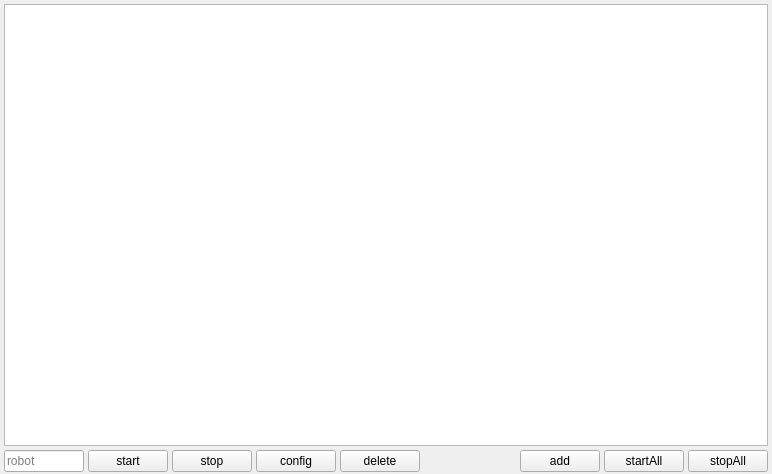
<?xml version="1.0" encoding="UTF-8"?>
<ui version="4.0">
 <class>RobotForm</class>
 <widget class="QWidget" name="RobotForm">
  <property name="geometry">
   <rect>
    <x>0</x>
    <y>0</y>
    <width>772</width>
    <height>474</height>
   </rect>
  </property>
  <property name="windowTitle">
   <string>Form</string>
  </property>
  <layout class="QVBoxLayout" name="verticalLayout">
   <property name="spacing">
    <number>4</number>
   </property>
   <property name="leftMargin">
    <number>4</number>
   </property>
   <property name="topMargin">
    <number>4</number>
   </property>
   <property name="rightMargin">
    <number>4</number>
   </property>
   <property name="bottomMargin">
    <number>2</number>
   </property>
   <item>
    <widget class="QTableWidget" name="tableWidget"/>
   </item>
   <item>
    <layout class="QHBoxLayout" name="horizontalLayout">
     <property name="spacing">
      <number>4</number>
     </property>
     <item>
      <widget class="QLineEdit" name="lineEditRobot">
       <property name="minimumSize">
        <size>
         <width>80</width>
         <height>0</height>
        </size>
       </property>
       <property name="maximumSize">
        <size>
         <width>80</width>
         <height>16777215</height>
        </size>
       </property>
       <property name="placeholderText">
        <string>robot</string>
       </property>
      </widget>
     </item>
     <item>
      <widget class="QPushButton" name="pushButtonStart">
       <property name="text">
        <string>start</string>
       </property>
      </widget>
     </item>
     <item>
      <widget class="QPushButton" name="pushButtonStop">
       <property name="text">
        <string>stop</string>
       </property>
      </widget>
     </item>
     <item>
      <widget class="QPushButton" name="pushButtonConfig">
       <property name="text">
        <string>config</string>
       </property>
      </widget>
     </item>
     <item>
      <widget class="QPushButton" name="pushButtonDelete">
       <property name="text">
        <string>delete</string>
       </property>
      </widget>
     </item>
     <item>
      <spacer name="horizontalSpacer">
       <property name="orientation">
        <enum>Qt::Horizontal</enum>
       </property>
       <property name="sizeHint" stdset="0">
        <size>
         <width>40</width>
         <height>20</height>
        </size>
       </property>
      </spacer>
     </item>
     <item>
      <widget class="QPushButton" name="pushButtonAdd">
       <property name="text">
        <string>add</string>
       </property>
      </widget>
     </item>
     <item>
      <widget class="QPushButton" name="pushButtonStartAll">
       <property name="text">
        <string>startAll</string>
       </property>
      </widget>
     </item>
     <item>
      <widget class="QPushButton" name="pushButtonStopAll">
       <property name="text">
        <string>stopAll</string>
       </property>
      </widget>
     </item>
    </layout>
   </item>
  </layout>
 </widget>
 <resources/>
 <connections/>
</ui>
